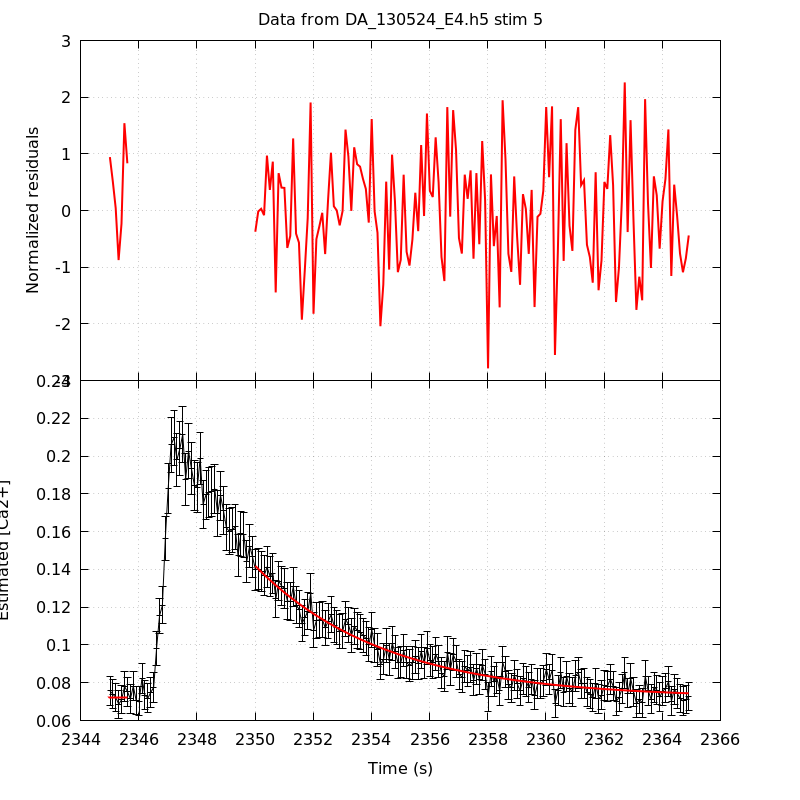

Source code (gnuplot):
unset key
set grid
set multiplot title 'Data from DA_130524_E4.h5 stim 5' noenhanced layout 2,1 margins 0.1,0.9,0.1,0.95 spacing 0,0
set ylabel 'Normalized residuals'
set xtics format ''
plot 'DA_130524_E4_aba_RatioFit_s5' using 1:4 with lines linecolor rgb 'red' linewidth 2
set format x '%g'
set xlabel 'Time (s)'
set ylabel 'Estimated [Ca2+]'
plot 'DA_130524_E4_aba_CaRatio_s5' using 1:2:($3*1.96) with yerrorlines \
     linecolor rgb 'black' linewidth 1,                \
     'DA_130524_E4_aba_RatioFit_s5' using 1:3 with lines linecolor rgb 'red'\
     linewidth 2
unset multiplot
